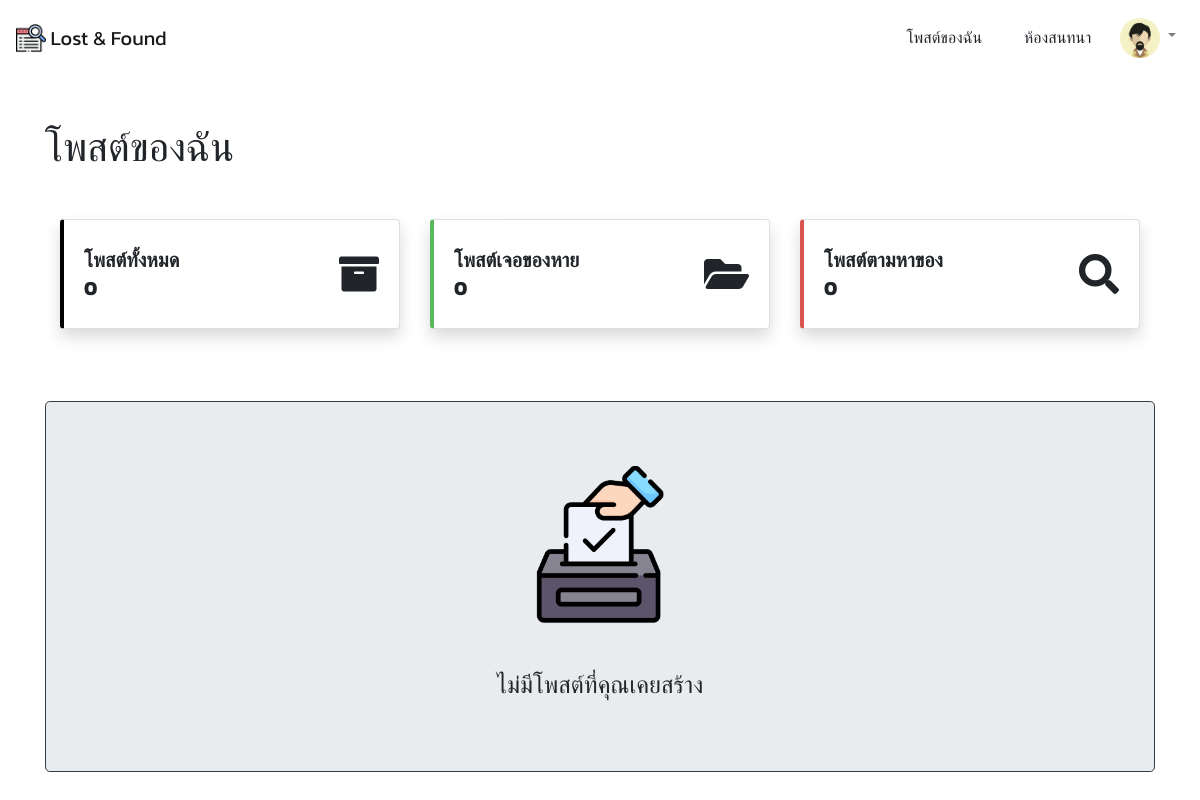
Page /accounts/my_posts/ (signed in) on the earlier database version.
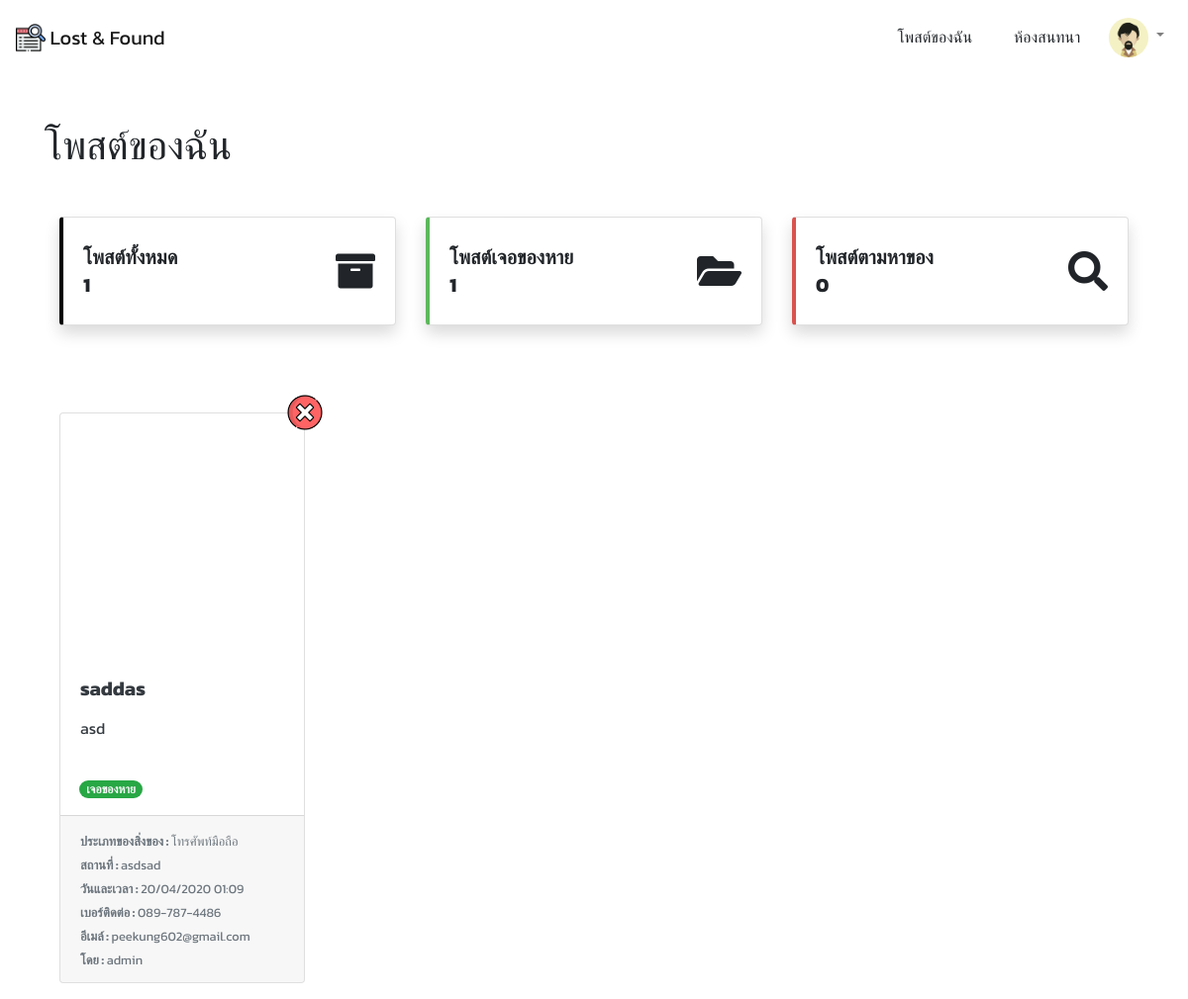
Same page on the later database version.
### posts/models.py (models this page shows, shortened)
class Post(models.Model):
    is_active = models.BooleanField(default=True)
    TYPE = (
        ('found', 'เจอของหาย'),
        ('lost', 'ตามหาของ'),
    )
    type = models.CharField(choices=TYPE, max_length=255, default='found')
    date_time = models.DateTimeField()
    create_at = models.DateTimeField(auto_now_add=True)
    desc = models.TextField()
    title = models.CharField(max_length=255)
    location = models.CharField(max_length=255)
    contact1 = models.CharField(max_length=255)
    contact2 = models.CharField(max_length=255)
    key = models.CharField(max_length=255, unique=True, null=True, blank=True)
    assetType = models.ForeignKey(AssetType, on_delete=models.CASCADE)
    user = models.ForeignKey(User, on_delete=models.CASCADE, null=True)

class AssetType(models.Model):
    name = models.CharField(max_length=255)
    def __str__(self):
        return self.name

### accounts/views.py (the view, shortened to what this page needs)
# urls.py: path('my_posts/', MyPostView.as_view(), name='my_posts'),# myposts
class MyPostView(View):
    template_name = 'my_posts.html'
    def get(self, request):
        if request.user.is_authenticated:
            posts = Post.objects.filter(user=request.user)
            founds = Post.objects.filter(user=request.user, type='found')
            losts = Post.objects.filter(user=request.user, type='lost')
        else:
            posts = "key"
            founds = []
            losts = []
        return render(request, self.template_name, {
            'posts' : posts,
            'founds' : founds,
            'losts' : losts
        })

### accounts/templates/my_posts.html (shortened to what the changed rows need)
{% extends 'base_layout.html' %}
{% load static %}
{% block style %}
    <link rel="stylesheet" href="{% static 'css/tempus.css' %}">
{% endblock %}
{% block content %}
<div class="container">
    <h1 class='mt-5 mb-5'> โพสต์ของฉัน </h1>
    {% if user.is_authenticated %}
    <h5 class='mb-5'>
        <div class="container">
            <div class="row">
                <div class="col mb-4 rotate-img">
                    <div class="card shadow h-100 py-2" style="border-left:.25rem solid black !important">
                        <div class="card-body">
                            <div class="row no-gutters align-items-center">
                                <div class="col mr-2">
                                    <div class="font-weight-bold text-uppercase mb-1">โพสต์ทั้งหมด</div>
                                    <div class="h5 mb-0 font-weight-bold text-gray-800">
                                        {{ posts|length }}
                                    </div>
                                </div>
                                <div class="col-auto">
                                    <i class="fas fa-archive fa-2x"></i>
                                </div>
                            </div>
                        </div>
                    </div>
                </div>
                <div class="col mb-4 rotate-img">
                    <div class="card shadow h-100 py-2" style="border-left:.25rem solid #5cb85c !important">
                        <div class="card-body">
                            <div class="row no-gutters align-items-center">
                                <div class="col mr-2">
                                    <div class="font-weight-bold text-uppercase mb-1">โพสต์เจอของหาย</div>
                                    <div class="h5 mb-0 font-weight-bold text-gray-800">
                                        {{ founds|length }}
                                    </div>
                                </div>
                                <div class="col-auto">
                                    <i class="fas fa-folder-open fa-2x"></i>
                                </div>
                            </div>
                        </div>
                    </div>
                </div>
                <div class="col mb-4 rotate-img">
                    <div class="card shadow h-100 py-2" style="border-left:.25rem solid #d9534f !important">
                        <div class="card-body">
                            <div class="row no-gutters align-items-center">
                                <div class="col mr-2">
                                    <div class="font-weight-bold text-uppercase mb-1">โพสต์ตามหาของ</div>
                                    <div class="h5 mb-0 font-weight-bold text-gray-800">
                                        {{ losts|length }}
                                    </div>
                                </div>
                                <div class="col-auto">
                                    <i class="fas fa-search fa-2x"></i>
                                </div>
                            </div>
                        </div>
                    </div>
                </div>
            </div>
        </div>
    </h5>
    {% endif %}
    <div class="container">
        {% if posts == 'key' %}
            <div class='col-lg-12 jumbotron text-center border border-dark'>
                <img src="{% static 'images/post.png' %}" width='15%' class='mb-5'>
                <h4 class='mb-3'>กรุณากรอกคีย์เพื่อจัดการโพสต์ของคุณ</h4>
                {% if key_error %}
                    <span class="text-danger">{{ key_error }}</span>
                {% endif %}
                <form action="{% url 'my_posts' %}" method="POST" class=''>
                    {% csrf_token %}
                    <div class="row">
                        <div class="col-4"></div>
                        <div class="col-4 my-3">
                            <input type="text" name="key" class='form-control' required>
                        </div>
                        <div class="col-4"></div>
                    </div>
                    <input type="submit" class='btn btn-warning' value="ยืนยัน">
                </form>
            </div>
        {% else %}
        <div class="row">
            {% if posts|length == 0 %}
                <div class='col-lg-12 jumbotron text-center border border-dark'>
                    <img src="{% static 'images/post.png' %}" width='15%' class='mb-5'>
                    <h4>ไม่มีโพสต์ที่คุณเคยสร้าง</h4>
                </div>
            {% endif %}
            {% for post in posts %}
                <div class='col-lg-3 my-3'>
                    <div class="card h-100 w-100 text-dark mycard" style='border:none;'>
                        <a href="{% url 'post_delete' post.id %}">
                            <img src="{% static 'images/close.png' %}" alt="" class='top-right-btn' width='35px'>
                        </a>
                        <a class="card h-100 w-100 mb-0 text-decoration-none text-dark" href="{% url 'edit_post' post.id %}">
                            <div class="wrapper">
                            </div>
                            <div class="card-body">
                                <h5 class="card-title">
                                    <b>{{ post.title|truncatechars:20 }}</b>
                                </h5>
                                <p class="card-text">
                                    <p>{{ post.desc|truncatechars:50 }}</p>
                                </p>
                            </div>
                            <div class="container mb-3 ml-1">
                                <p class="card-text">
                                    {% if post.type == 'found' %}
                                        <span class="badge badge-pill badge-success text-light">เจอของหาย</span>
                                    {% else %}
                                        <span class="badge badge-pill badge-danger text-light">ตามหาของ</span>
                                    {% endif %}
                                </p>
                            </div>
                            <div class="card-footer">
                                <small class="text-muted">
                                    <b>ประเภทของสิ่งของ : </b><span id='assetType'>{{ post.assetType }}</span>
                                    <br>
                                    <b>สถานที่ : </b><span id='location'> {{ post.location }} </span>
                                    <br>
                                    <b>วันและเวลา : </b><span id='date_time'> {{ post.date_time|date:"d/m/Y H:i" }} </span>
                                    <br>
                                    <b>เบอร์ติดต่อ : </b> <span id='contact1'> {{ post.contact1 }} </span>
                                    <br>
                                    <b>อีเมล์ : </b> <span id='contact2'> {{ post.contact2 }} </span>
                                    <br>
                                    <b>โดย : </b> {{ post.user.username }}
                                </small>
                            </div>
                        </a>
                    </div>
                </div>
            {% endfor %}
        </div>
        {% endif %}
    </div>
</div>
{% endblock %}

Differences in the rows shown:
added Post: title "saddas", desc "asd", type "เจอของหาย", assetType "โทรศัพท์มือถือ", location "asdsad", date_time "20/04/2020 01:09", contact1 "089-787-4486", contact2 "peekung602@gmail.com", user.username "admin"
Other differences:
{{ posts|length }}: "0" → "1"
{{ founds|length }}: "0" → "1"
text no longer shown: "ไม่มีโพสต์ที่คุณเคยสร้าง"
